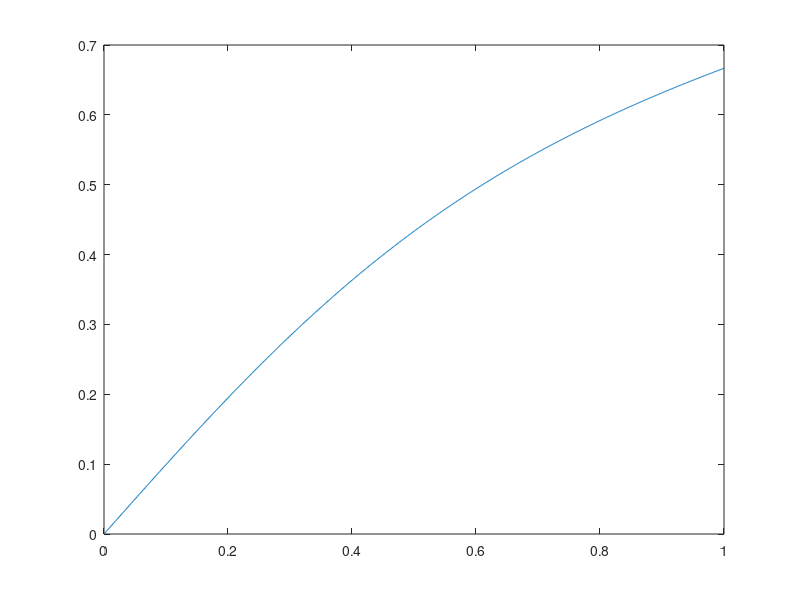

MATLAB code for this plot: (Note: this script raises an error after producing the figure.)

%_____________________________________________________________
clear all;
h=1e-3;
N=1/h;
y0(1)=0;
for n=1:N
    t=n*h;
    y0(n)=(t^3+3*t)/(3*(t^2 + 1));
end
p0=plot(h:h:1,y0);
saveas(p0,'7510','jpg');
close;
y0(N)

% %_____________________________________________________________
% %   Euler 
% t=0;
% y(1)=0+h*f_751(t,0);
% for n=1:(N-1)
%     t=n*h;
%     y(n+1)=y(n)+h*f_751(t,y(n));
% end
% p1=plot(h:h:1,-log(abs(y-y0)));
% % p1=plot(h:h:1,-log(abs(y-y0)))
% saveas(p1,'7511','jpg')
% close
% y(N)










% %_____________________________________________________________
% %   ti xing fa
% clear y;
% t=0;
% y02=0+h*f_751(t,0);
% y(1)=0+h*(f_751(t,0)+f_751(t+h,y02))/2;
% for n=1:(N-1)
%     t=n*h;
%     y02=y(n)+h*f_751(t,y(n));
%     y(n+1)=y(n)+h*(f_751(t,y(n))+f_751(t+h,y02))/2;
% end
% p2=plot(h:h:1,-log(abs(y-y0)));
% saveas(p2,'7512','jpg')
% close
% y(N)



% %_____________________________________________________________
% %RK3
% clear y;
% t=0;
% K1=f_751(t,0);
% K2=f_751(t+h/2,0+h*K1/2);
% K3=f_751(t+3*h/4,0+3*h*K2/4);
% y(1)=0+h*(2*K1+3*K2+4*K3)/9;
% for n=1:(N-1)
%     t=n*h;
%     K1=f_751(t,y(n));
%     K2=f_751(t+h/2,y(n)+h*K1/2);
%     K3=f_751(t+3*h/4,y(n)+3*h*K2/4);
%     y(n+1)=y(n)+h*(2*K1+3*K2+4*K3)/9;
% end
% p3=plot(h:h:1,-log(abs(y-y0)));
% saveas(p3,'7513','jpg')
% close
% y(N)









% %_____________________________________________________________
% %RK4
% clear y;
% t=0;
%     K1=f_751(t,0);
%     K2=f_751(t+h/2,0+h*K1/2);
%     K3=f_751(t+h/2,0+h*K2/2);
%     K4=f_751(t+h,0+h*K3);
%     y(1)=0+h*(K1+2*K2+2*K3+K4)/6;
% for n=1:(N-1)
%     t=n*h;
%     K1=f_751(t,y(n));
%     K2=f_751(t+h/2,y(n)+h*K1/2);
%     K3=f_751(t+h/2,y(n)+h*K2/2);
%     K4=f_751(t+h,y(n)+h*K3);
%     y(n+1)=y(n)+h*(K1+2*K2+2*K3+K4)/6;
% end
% plot(h:h:1,y)
% p4=plot(h:h:1,-log(abs(y-y0)));
% saveas(p4,'7514','jpg')
% close
% y(N)










%_____________________________________________________________
%Adams(3,3)
clear y;

t=0;
K1=f_751(t,0);
K2=f_751(t+h/2,0+h*K1/2);
K3=f_751(t+h/2,0+h*K2/2);
K4=f_751(t+h,0+h*K3);
fn0=(K1+2*K2+2*K3+K4)/6;
y(1)=0+h*fn0;
for n=1:3
    t=n*h;
    K1=f_751(t,y(n));
    K2=f_751(t+h/2,y(n)+h*K1/2);
    K3=f_751(t+h/2,y(n)+h*K2/2);
    K4=f_751(t+h,y(n)+h*K3);
    fn(n)=(K1+2*K2+2*K3+K4)/6;
    y(n+1)=y(n)+h*fn(n);
end
for n=3:(N-1)
    t=n*h;
    fn(n)=f_751(t,y(n));
%     y05=y(n)+h*(23*fn(n)-16*fn(n-1)+5*fn(n-2))/12;
%     y(n+1)=y(n)+h*(9*f_751(t,y05)+19*fn(n)-5*fn(n-1)+fn(n-2))/24;
    y(n+1)=y(n)+h*(23*fn(n)-16*fn(n-1)+5*fn(n-2))/12;
end
p5=plot(h:h:1,-log(abs(y-y0)));
saveas(p5,'7515','jpg')
%close
y(N)




